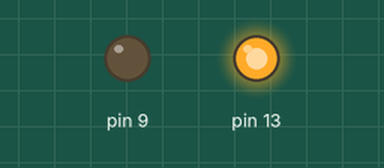
The sketch below on a simulated Arduino Uno, built with avr-gcc and run on an emulated ATmega328P. On the bench: output pins drawn as LEDs (lit = HIGH).

Above: at 0.5 s.
At 2.5 s:
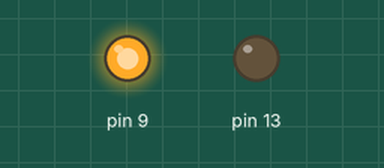
At 3.5 s:
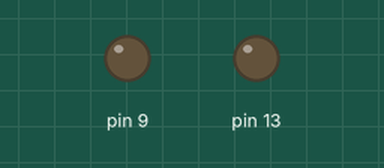
Timing chart, 0 to 5.2 s (numbered marks = the images above):
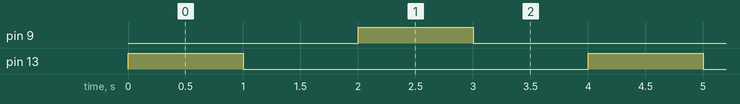

Measured:
- by itself, pin 9, pin 13: alternates HIGH for 1.0 s and LOW for 3.0 s
- by itself, everything shown: repeats every 4.0 s, in 4 steps

The sketch:

codigo.ino
```cpp
void setup()
{
  pinMode(13, OUTPUT);
  pinMode(9, OUTPUT);
}

void loop()
{
  digitalWrite(13, HIGH);
  delay(1000); // Wait for 1000 millisecond(s)
  digitalWrite(13, LOW);
  delay(1000); // Wait for 1000 millisecond(s)
  digitalWrite(9, HIGH);
  delay(1000); // Wait for 1000 millisecond(s)
  digitalWrite(9, LOW);
  delay(1000); // Wait for 1000 millisecond(s)

}
```
